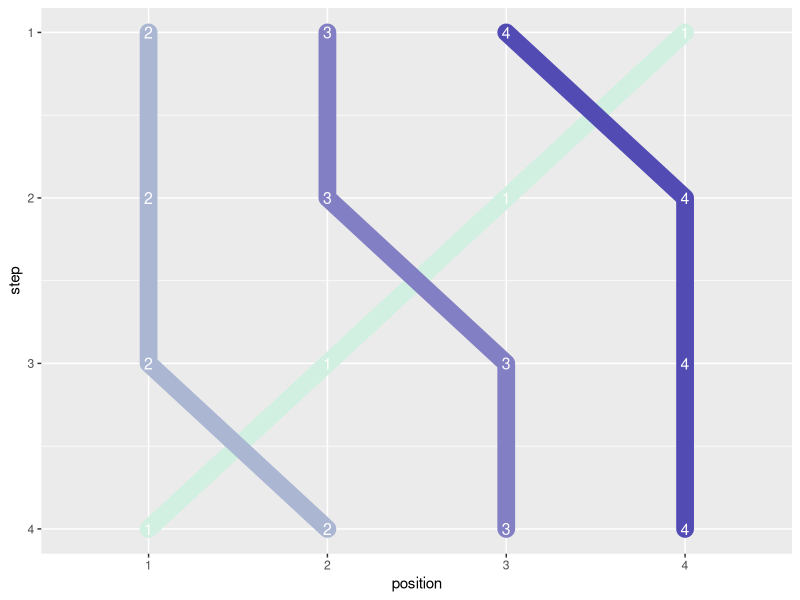
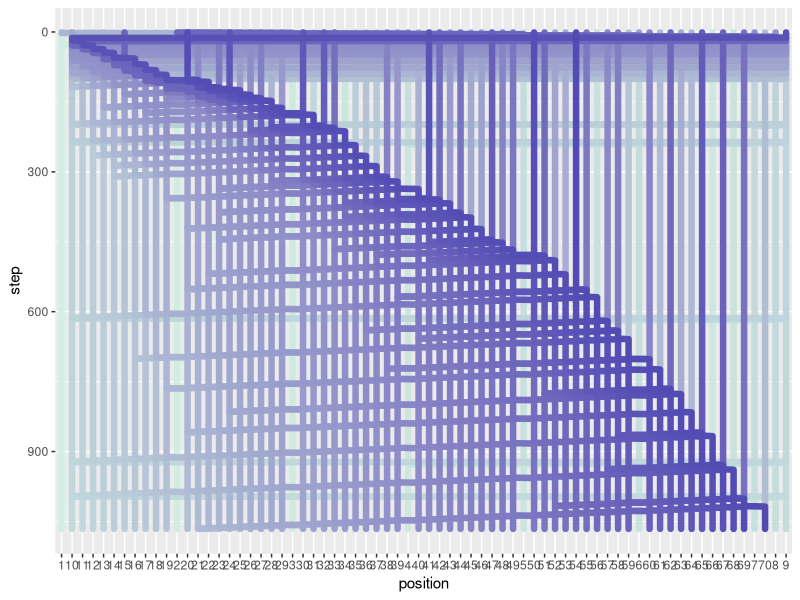

R code for these plots, in order:
# What: visualize insertion sort.
# Changes GPL(C) moshahmed@gmail.com
# From https://www.r-bloggers.com/visualizing-sort-algorithms-with-ggplot/
# 2016-09-26 

# install.packages("magrittr")
library("magrittr")
library("ggplot2")
library("dplyr")
library("tidyr")

insertion_sort_steps <- function(x  = sample(1:15)){
  msteps <- matrix(data = x, ncol = length(x))
  for (i in 2:length(x)) {
    j <- i
    while ((j > 1) && (x[j] < x[j - 1])) {
      temp <- x[j]
      x[j] <- x[j - 1]
      x[j - 1] <- temp
      j <- j - 1
      msteps <- rbind(msteps, as.vector(x))
    }
  }
  msteps
}

# Now to test it and see what the function do:

set.seed(12345)
x <- sample(seq(4))
x
## [1] 3 4 2 1
msteps <- insertion_sort_steps(x)

as.data.frame(msteps)

# V1	V2	V3	V4
# 3	4	2	1
# 3	2	4	1
# 2	3	4	1
# 2	3	1	4
# 2	1	3	4
# 1	2	3	4

# Every row is a step in sort the algorithm (a partial sort).
# This matrix is a hard to plot so
# we need a nicer structure. We can transform the matrix to a data_frame
# with the information of every position of every element in each step.

sort_matix_to_df <- function(msteps){
  df <- as.data.frame(msteps, row.names = NULL)
  names(df) <- seq(ncol(msteps))
  df_steps <- df %>%
    tbl_df() %>% 
    mutate(step = seq(nrow(.))) %>% 
    gather(position, element, -step) %>%
    arrange(step)
  df_steps
}

# And we apply this function to the previous steps matrix.

df_steps <- sort_matix_to_df(msteps)

head(df_steps, 10)

# STEP	POSITION	ELEMENT
# 1	1	3
# 1	2	4
# 1	3	2
# 1	4	1
# 2	1	3
# 2	2	2
# 2	3	4
# 2	4	1
# 3	1	2
# 3	2	3

# The next step will be plot the data frame.

plot_sort <- function(df_steps, size = 5, color.low = "#D1F0E1", color.high = "#524BB4"){
  ggplot(df_steps,
         aes(step, position, group = element, color = element, label = element)) +  
    geom_path(size = size, alpha = 1, lineend = "round") +
    scale_colour_gradient(low = color.low, high = color.high) +
    coord_flip() + 
    scale_x_reverse() + 
    theme(legend.position = "none")
}

# Now compare this:

as.data.frame(msteps)

# V1	V2	V3	V4
# 3	4	2	1
# 3	2	4	1
# 2	3	4	1
# 2	3	1	4
# 2	1	3	4
# 1	2	3	4
# With:

plot_sort(df_steps, size = 6) + geom_text(color = "white", size = 4)

# plot of chunk unnamed-chunk-7
# It works, so we can now scroll!

sample(seq(70)) %>% 
  insertion_sort_steps() %>% 
  sort_matix_to_df() %>% 
  plot_sort(size = 2.2)

